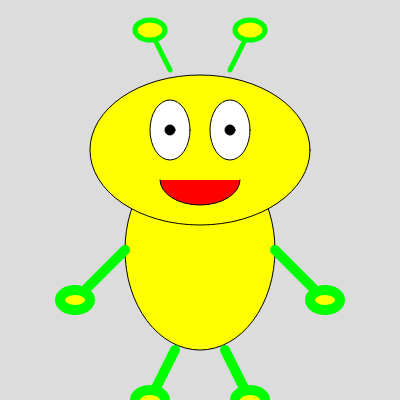
Frame 1 (no input)
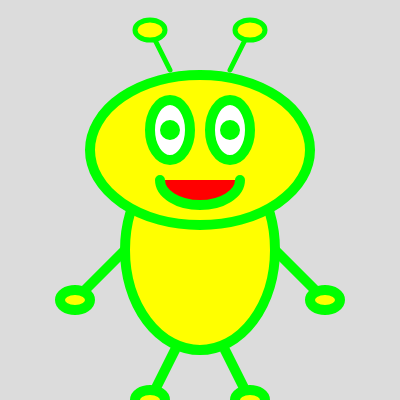
Frame 60 (no input)
Frame 120 (the mouse pressed at the canvas centre since frame 60): identical to frame 60, image omitted

The p5.js sketch that drew these frames (run headless with seeded random() and noise() and a simulated clock; from frame 60 on, the mouse is pressed at the canvas centre):

// p5.js sketch
// ── sketch.js
function setup() {
  createCanvas(400, 400);
}

function draw() {
  background(220);
  
  // Alien's body
  fill(330, 265, 0);  // color for the alien
  ellipse(200, 250, 150, 200);  // Main body
  
  // Alien's head
  ellipse(200, 150, 220, 150);  // Head
  
  // Alien's eyes
  fill(255);  // color for the eyes
  ellipse(170, 130, 40, 60);  // Left eye
  ellipse(230, 130, 40, 60);  // Right eye
  fill(0);  // color for the pupils
  ellipse(170, 130, 10, 10);  // Left pupil
  ellipse(230, 130, 10, 10);  // Right pupil
  
  // Alien's mouth
  fill(255, 0, 0);  // color for the mouth
  arc(200, 180, 80, 50, 0, PI);  // Mouth
  
  // Alien's antennae
  stroke(0, 265, 0);  // color for the antennae
  strokeWeight(5);
  line(170, 70, 150, 30);  // Left antenna
  line(230, 70, 250, 30);  // Right antenna
  fill(330, 255, 0);  // color for the antenna tips
  ellipse(150, 30, 30, 20);  // Left antenna tip
  ellipse(250, 30, 30, 20);  // Right antenna tip
  
  // Alien's arms
  stroke(0, 265, 0);  // color for the outline
  strokeWeight(10);
  line(125, 250, 75, 300);  // Left arm
  line(275, 250, 325, 300);  // Right arm
  
  // Alien's legs
  line(175, 350, 150, 400);  // Left leg
  line(225, 350, 250, 400);  // Right leg
  
  // Alien's hands
  fill(330, 255, 0);  // color for the hands
  ellipse(75, 300, 30, 20);  // Left hand
  ellipse(325, 300, 30, 20);  // Right hand
  
  // Alien's feet
  ellipse(150, 400, 30, 20);  // Left foot
  ellipse(250, 400, 30, 20);  // Right foot
}
